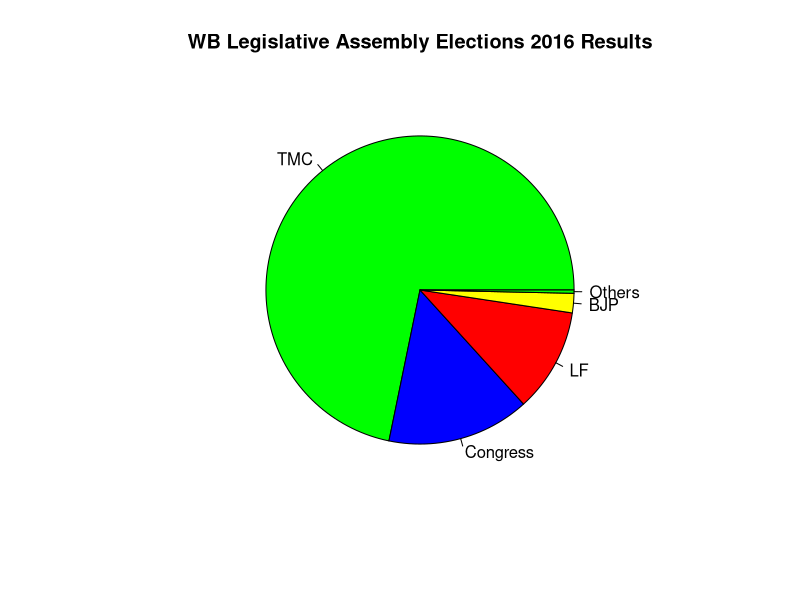

Reproduce this figure in R.
#Assignment_2
#Due Date : 5th Sept 2017

df <- read.csv(file="./Data/Assn_2_.csv")
df
str(df)
df2 <- read.csv(file="./Data/Assn_2_.csv",stringsAsFactors = F)
df2
str(df2)
?pie
pie(df2$Seats,label=df2$Party,col=c('Green','Blue','Red','Yellow'),main="WB Legislative Assembly Elections 2016 Results")

